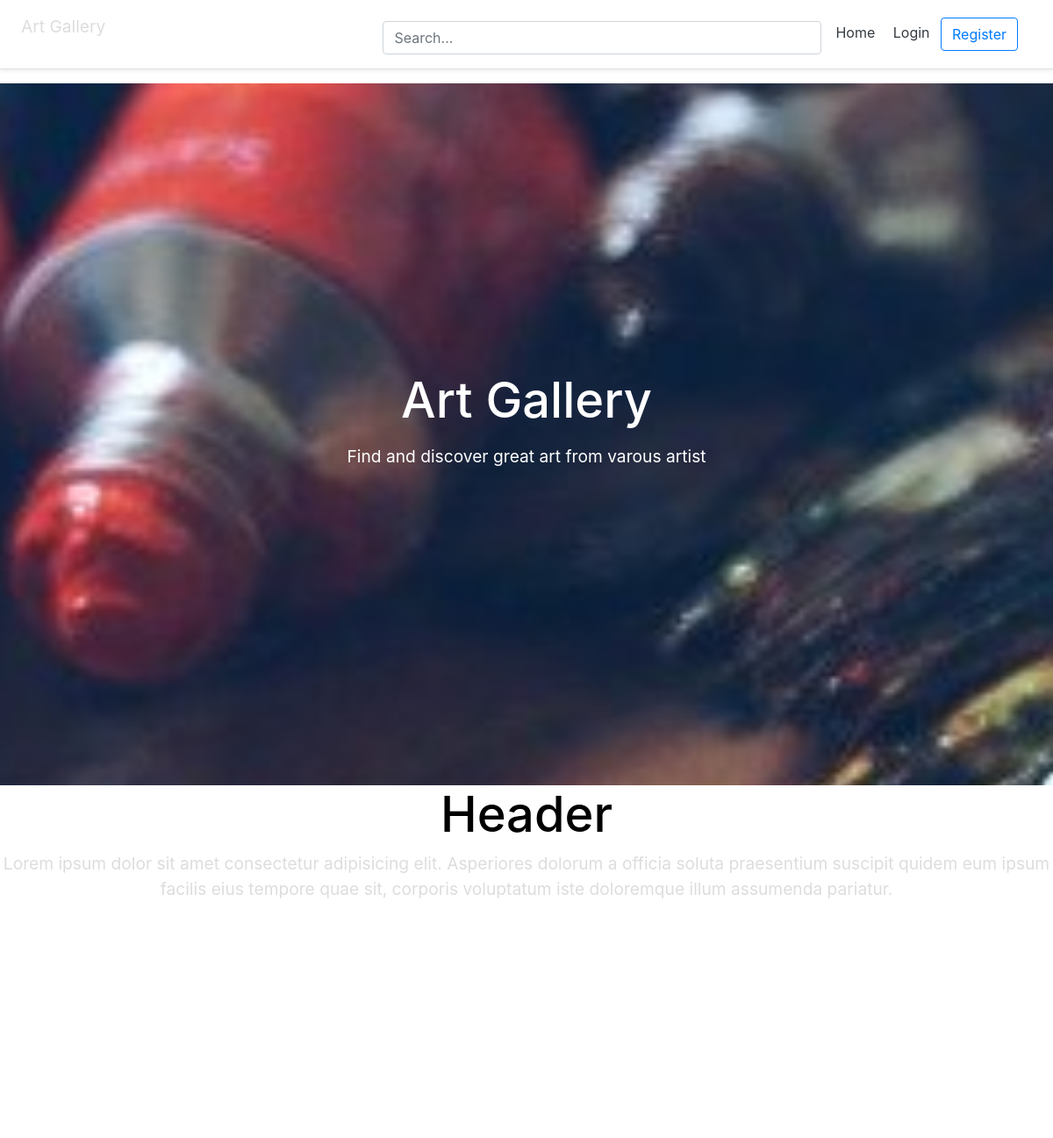
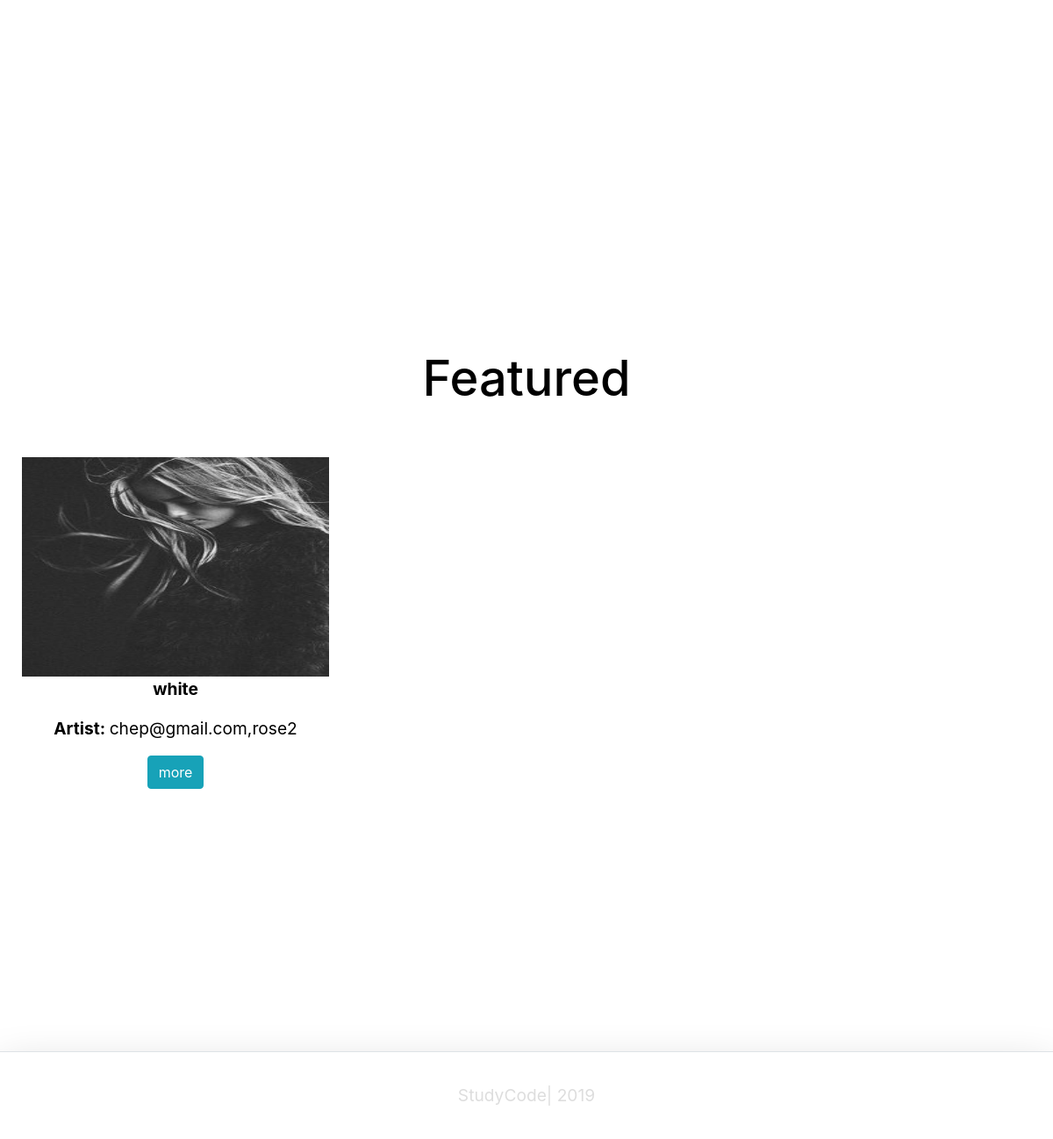
The page / on the database its author committed (2 pictures, top to bottom).
### home/models.py (models this page shows, shortened)
class Art(models.Model):
    title = models.CharField(max_length=100)
    category = models.ForeignKey(ArtCategory, on_delete=models.CASCADE)
    artist = models.ForeignKey(settings.AUTH_USER_MODEL, on_delete=models.CASCADE)
    image = models.ImageField(upload_to="myimages")
    price = models.DecimalField(max_digits=10, decimal_places=2)
    available = models.BooleanField(default=False)
    featured = models.BooleanField(default=False)
    class Meta:
        verbose_name_plural = 'Art'

### account/models.py (models this page shows, shortened)
class Account(AbstractBaseUser):
    email 		= models.EmailField(verbose_name = "email", max_length= 60, unique = True)
    username 	= models.CharField(max_length = 40, unique = True)
    full_name = models.CharField(max_length=50)
    instagram   = models.URLField()
    facebook    = models.URLField()
    artist_type = models.CharField(max_length=50)
    bio         = models.CharField(max_length=150)
    profile_image = models.ImageField()
    website     = models.URLField()
    date_joined	= models.DateTimeField(verbose_name='date joined', auto_now_add = True)
    last_login  = models.DateTimeField(verbose_name= 'last login', auto_now= True)
    is_admin    = models.BooleanField(default= False)
    is_active   = models.BooleanField(default= True)
    is_staff    = models.BooleanField(default = False)
    is_superuser= models.BooleanField(default= False)
    USERNAME_FIELD = 'email'
    REQUIRED_FIELDS = ['username']
    objects = MyAccountManager()
    def __str__(self):
      return self.email + "," + self.username

### home/views.py (the view)
# urls.py: path('',home_screen_view, name="home"),
def home_screen_view(request):
  arts_featured = Art.objects.filter(featured = True)
  return render(request,"home/home.html",{ 'arts_featured': arts_featured})

### home/templates/home/home.html
{% extends 'base.html' %}
{% load static %}
{% block content %}
<link rel="stylesheet" type="text/css" href="{% static 'css/style.css' %}">
<section class="landing-section landing-main">
  <h1 class="brand">Art Gallery</h1>
  <p class="landing-main-text">
   Find and discover great art from varous artist
  </p>
</section>
<section class="content-section">
    <h1 class="about">Header</h1>
    <p class="content-section-text">Lorem ipsum dolor sit amet consectetur adipisicing elit. Asperiores dolorum a officia soluta praesentium suscipit
      quidem eum ipsum facilis eius tempore quae sit, corporis voluptatum iste doloremque illum assumenda pariatur.</p>
</section>
<section class="featured-section">
  <h1 class="featured">Featured</h1>
<br>
<div class="container-fluid">
  <div class="row">
    {% for art in arts_featured %}
    <div class="col-md-4">
      <img class="imgart mt-4" src="{{ art.image.url }}" alt="Card image cap" width="350px" height="250px">
      <span style="color: #000000;">
        <p><strong>{{art.title}} </strong></p>
        <p><strong>Artist: </strong>{{art.artist}}</p>
        <button class="btn btn-info">more</button>
      </span>
    </div>
    {% endfor%}
  </div>
</div>
</section>
{% endblock content %}

### static/css/style.css (style rules this page uses)
body { color: #ddd; background: #ffffff; font-family: -apple-system, BlinkMacSystemFont, "Segoe UI", Roboto, Helvetica, Arial, sans-serif, "Apple Color Emoji", "Segoe UI Emoji", "Segoe UI Symbol"; padding: 0; margin: 0; }
section { padding: 0; margin: 0; }
h1 { font-size: 3.5rem; }
p { font-size: 1.2rem; }
.brand { margin: 0; color: #ffffff; }
.about { color: #000000; }
.featured { color: #000000; }
.content-section { width: 100vw; min-height: 100vh; justify-content: center; background: white; align-items: center; text-align: center; }
.landing-section { min-height: 100vh; width: 100vw; display: flex; align-items: center; justify-content: center; flex-direction: column; }
.featured-section { width: 100vw; min-height: 100vh; justify-content: center; background: white; align-items: center; text-align: center; }
.landing-main { background: white url("/static/img/art.jpg") no-repeat center center fixed; background-size: cover; color: white; }
.landing-main-text { padding: 1rem; }

### templates/snippets/header.html (style rules this page uses)
@media (min-width: 768px) { html { font-size: 16px; } }

### templates/snippets/base_css.html (style rules this page uses)
body { background-color: #f2f2f2; }

### rows shown on the page
Art: image (picture), title "white", artist "chep@gmail.com,rose2"
